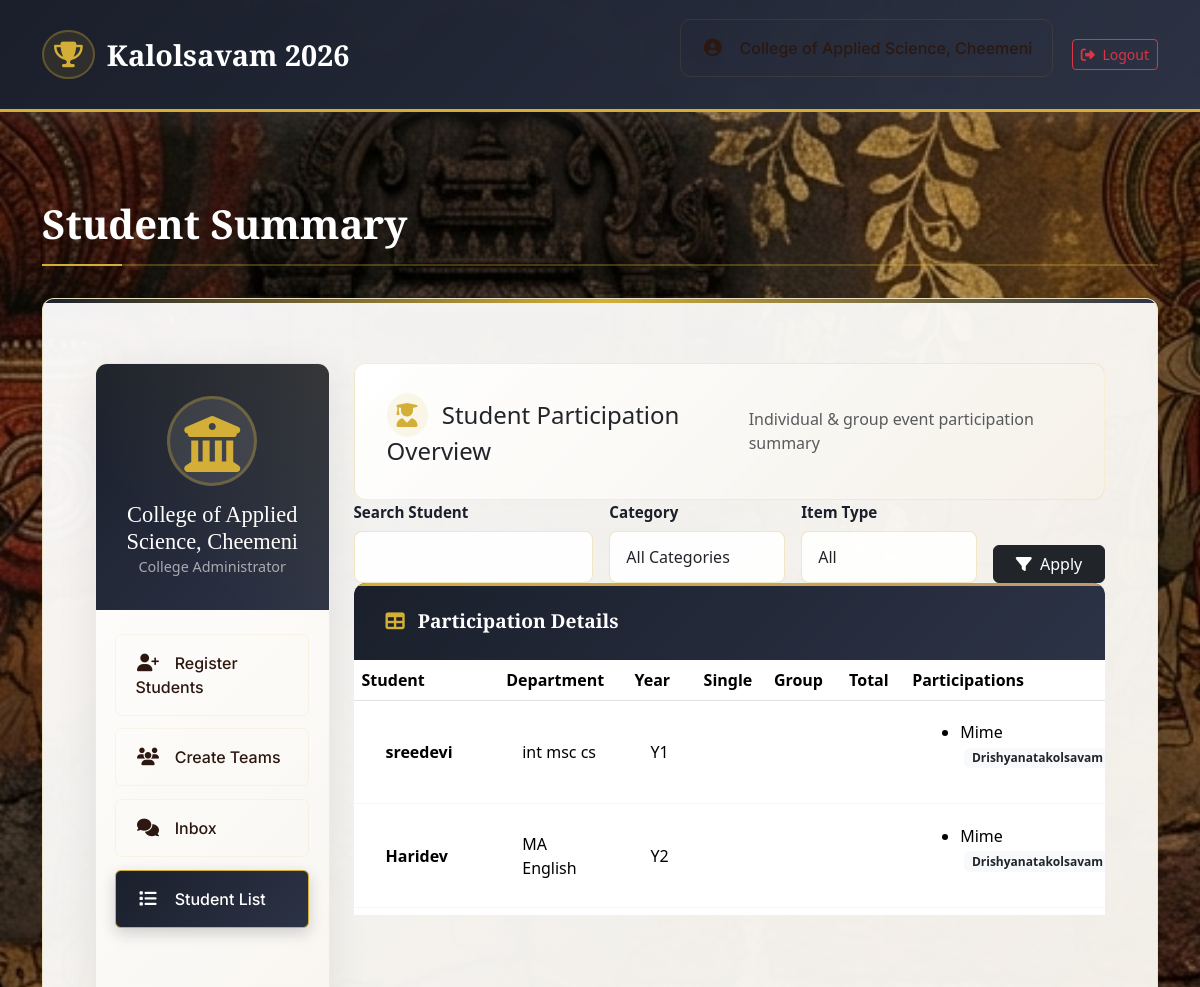
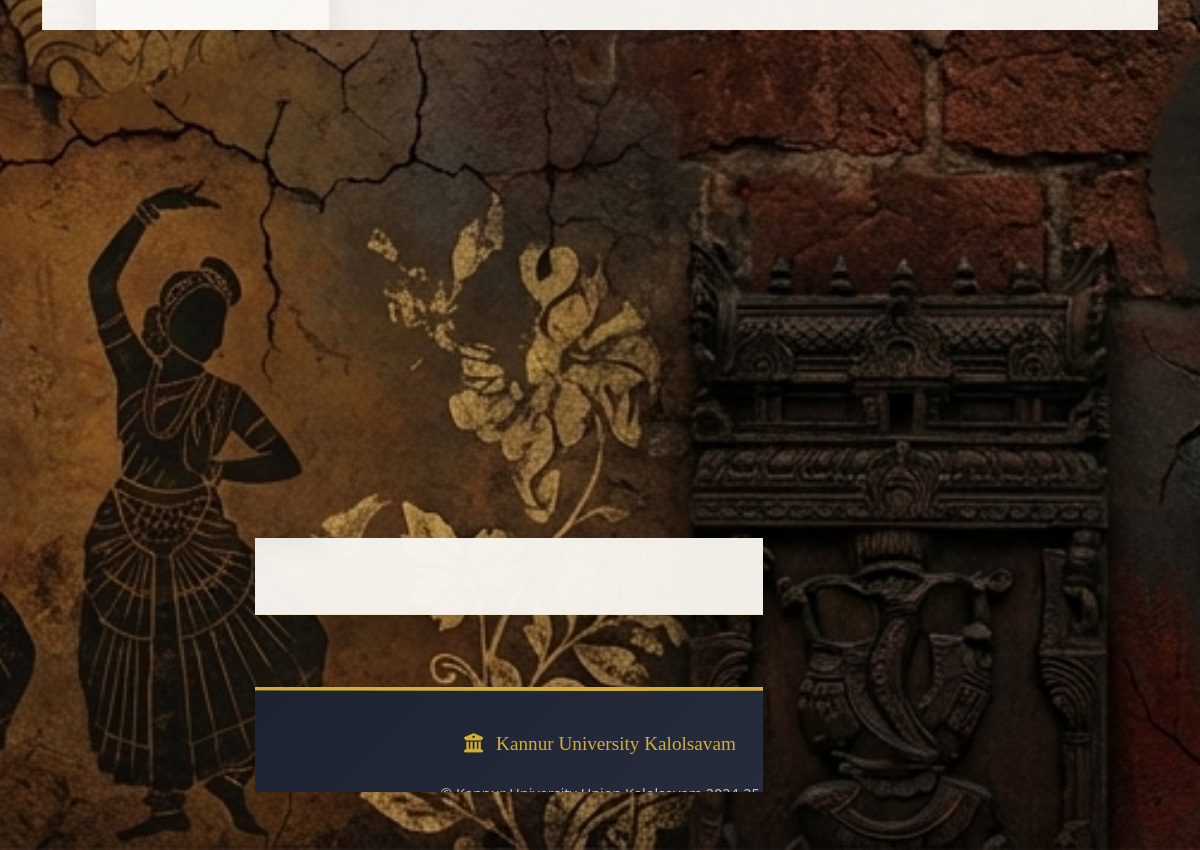
The app's page /college/student-summary/ (signed in) with its own data (2 pictures, top to bottom).
### accounts/models.py (models this page shows, shortened)
class College(models.Model):
    user = models.ForeignKey(   # 🔥 TEMP: NOT OneToOne
        settings.AUTH_USER_MODEL,
        on_delete=models.CASCADE,
        null=True,
        blank=True,
        related_name="colleges"
    )
    college_name = models.CharField(max_length=255)
    district = models.CharField(max_length=255)

class CustomUser(AbstractUser):
    ROLE_CHOICES = (
        ('college', 'College'),
        ('organizer', 'Organizer'),
        ('admin', 'Admin'),
    )
    role = models.CharField(max_length=20, choices=ROLE_CHOICES, default='college')
    college_name = models.CharField(max_length=255, blank=True, null=True)
    REQUIRED_FIELDS = ["email"]
    USERNAME_FIELD = "username"

class Student(models.Model):
    college = models.ForeignKey(College, on_delete=models.CASCADE)
    name = models.CharField(max_length=255)
    id_card = models.CharField(max_length=255)
    date_of_birth = models.DateField()
    department = models.CharField(max_length=255)
    year_of_joining = models.IntegerField()
    current_year = models.IntegerField()
    id_card_file = models.FileField(upload_to=student_upload_path, null=True, blank=True)

class Team(models.Model):
    college = models.ForeignKey(College, on_delete=models.CASCADE)
    item = models.ForeignKey(Item, on_delete=models.CASCADE)
    category = models.CharField(max_length=255)
    students = models.ManyToManyField(Student)
    created_at = models.DateTimeField(auto_now_add=True)

class Item(models.Model):
    name = models.CharField(max_length=255)
    numbers = models.PositiveIntegerField()
    category = models.CharField(max_length=255)
    max_participants = models.PositiveIntegerField(default=1)
    item_type = models.CharField(max_length=10, choices=[("single","single"),("group","group")])  # ← added

### accounts/views.py (the view)
# urls.py: path("college/student-summary/", views.student_summary, name="student_summary"),
@login_required
def student_summary(request):
    if request.user.role != "college":
        return redirect("home")
    college = get_object_or_404(College, user=request.user)
    q = request.GET.get("q", "").strip()
    category = request.GET.get("category", "").strip()
    item_type = request.GET.get("item_type", "").strip()
    students = Student.objects.filter(college=college)
    if q:
        students = students.filter(name__icontains=q)
    student_data = []
    for student in students:
        teams = student.team_set.select_related("item")
        if category:
            teams = teams.filter(item__category=category)
        if item_type:
            teams = teams.filter(item__item_type=item_type)
        single = teams.filter(item__item_type="single").count()
        group = teams.filter(item__item_type="group").count()
        if not teams.exists():
            continue
        student_data.append({
            "student": student,
            "single": single,
            "group": group,
            "total": single + group,
            "teams": teams,
        })
    return render(request, "college/student_summary.html", {
        "student_data": student_data,
        "categories": Item.objects.values_list("category", flat=True).distinct(),
        "selected_category": category,
        "selected_type": item_type,
        "q": q,
        "college": college,
    })

### accounts/context_processors.py (called while the page is built)
def site_settings(request):
    return {
        "setting": SiteSetting.objects.first()
    }

### accounts/templates/college/student_summary.html (shortened to what this page needs)
{% extends 'base.html' %}
{% load widget_tweaks %}
{% load static %}
{% block page_title_content %}
    Student Summary
{% endblock %}
{% block content %}
<div class="container-fluid py-4 college-dashboard">
    <div class="row">
        <div class="col-lg-3 col-md-4 mb-4">
            <div class="sidebar-card h-100">
                <div class="gradient-header text-center">
                    <i class="fas fa-university"></i>
                    <h5 class="text-white mb-0">
                        {{ college.college_name|default:user.username }}
                    </h5>
                    <p class="small opacity-75 mb-0">College Administrator</p>
                </div>
                <div class="nav-container">
                    <ul class="nav nav-pills flex-column">
                        <li class="nav-item">
                            <a class="nav-link {% if request.resolver_match.url_name == 'register_student' %}active{% endif %}"
                            href="{% url 'register_student' %}">
                                <i class="fas fa-user-plus"></i>
                                Register Students
                            </a>
                        </li>
                        <li class="nav-item">
                            <a class="nav-link {% if request.resolver_match.url_name == 'team_creation' %}active{% endif %}"
                            href="{% url 'team_creation' %}">
                                <i class="fas fa-users"></i>
                                Create Teams
                            </a>
                        </li>
                        <li class="nav-item">
                            <a class="nav-link {% if request.resolver_match.url_name == 'college_inbox' %}active{% endif %}"
                            href="{% url 'college_inbox' %}">
                                <i class="fas fa-comments"></i>
                                Inbox
                            </a>
                        </li>
                        <li class="nav-item">
                            <a class="nav-link {% if request.resolver_match.url_name == 'student_summary' %}active{% endif %}"
                            href="{% url 'student_summary' %}">
                                <i class="fas fa-list"></i>
                                Student List
                            </a>
                        </li>
                    </ul>
                </div>
            </div>
        </div>
        <div class="col-lg-9 col-md-8">
            <div class="main-header">
                <h4 class="mb-1">
                    <i class="fas fa-user-graduate me-2"></i>
                    Student Participation Overview
                </h4>
                <p class="text-muted mb-0">
                    Individual & group event participation summary
                </p>
            </div>
            <form method="get" class="filter-card">
                <div class="row g-3 align-items-end">
                    <div class="col-md-4">
                        <label class="form-label">Search Student</label>
                        <input type="text" name="q" value="{{ q }}" class="form-control">
                    </div>
                    <div class="col-md-3">
                        <label class="form-label">Category</label>
                        <select name="category" class="form-select">
                            <option value="">All Categories</option>
                        </select>
                    </div>
                    <div class="col-md-3">
                        <label class="form-label">Item Type</label>
                        <select name="item_type" class="form-select">
                            <option value="">All</option>
                        </select>
                    </div>
                    <div class="col-md-2 d-grid">
                        <button class="btn btn-dark">
                            <i class="fas fa-filter me-1"></i> Apply
                        </button>
                    </div>
                </div>
            </form>
            <div class="summary-card">
                <div class="card-header">
                    <i class="fas fa-table me-2"></i> Participation Details
                </div>
                <div class="table-responsive">
                    <table class="table pretty-table mb-0">
                        <thead>
                            <tr>
                                <th>Student</th>
                                <th>Department</th>
                                <th>Year</th>
                                <th class="text-center">Single</th>
                                <th class="text-center">Group</th>
                                <th class="text-center">Total</th>
                                <th>Participations</th>
                            </tr>
                        </thead>
                        <tbody>
                        {% for d in student_data %}
                            <tr>
                                <td class="fw-semibold">{{ d.student.name }}</td>
                                <td>{{ d.student.department }}</td>
                                <td class="text-center">Y{{ d.student.current_year }}</td>
                                <td class="text-center"><span class="badge badge-single">{{ d.single }}</span></td>
                                <td class="text-center"><span class="badge badge-group">{{ d.group }}</span></td>
                                <td class="text-center"><span class="badge badge-total">{{ d.total }}</span></td>
                                <td>
                                    {% if d.teams %}
                                        <ul class="participation-list">
                                            {% for t in d.teams %}
                                                <li>
                                                    {{ t.item.name }}
                                                    <span class="badge bg-light text-dark ms-1">
                                                        {{ t.item.category }} / {{ t.item.item_type }}
                                                    </span>
                                                </li>
                                            {% endfor %}
                                        </ul>
                                    {% else %}
                                        <span class="text-muted">No participation</span>
                                    {% endif %}
                                </td>
                            </tr>
                        {% empty %}
                            <tr>
                                <td colspan="7" class="text-center py-4 text-muted">
                                    No students found
                                </td>
                            </tr>
                        {% endfor %}
                        </tbody>
                    </table>
                </div>
            </div>
        </div>
    </div>
</div>
{% endblock %}

### accounts/templates/base.html (shortened to what this page needs)
{% load static %}
<!DOCTYPE html>
<html lang="en">
<head>
    <link href="https://cdn.jsdelivr.net/npm/bootstrap@5.3.2/dist/css/bootstrap.min.css" rel="stylesheet">
    <link rel="stylesheet" href="https://cdnjs.cloudflare.com/ajax/libs/font-awesome/6.5.0/css/all.min.css">
</head>
<body class="d-flex flex-column min-vh-100">
    <nav class="navbar navbar-expand-lg navbar-dark">
        <div class="container">
            <a class="navbar-brand" href="{% url 'home' %}">
                <i class="fas fa-trophy"></i>
                <span>Kalolsavam 2026</span>
            </a>
            <div class="collapse navbar-collapse" id="navbarNav">
                <ul class="navbar-nav ms-auto align-items-center">
                    {% if user.is_authenticated %}
                        <li class="nav-item me-3">
                            <span class="nav-link">
                                <i class="fas fa-user-circle" ></i>
                                {{ college.college_name|default:user.username }}
                            </span>
                        </li>
                        <li class="nav-item">
                            <a class="btn btn-outline-danger btn-sm" href="{% url 'logout' %}">
                                <i class="fas fa-sign-out-alt me-1"></i> Logout
                            </a>
                        </li>
                    {% else %}
                        <li class="nav-item">
                            <a class="btn btn-primary" href="{% url 'login' %}">
                                <i class="fas fa-sign-in-alt me-1"></i> Login
                            </a>
                        </li>
                    {% endif %}
                </ul>
            </div>
        </div>
    </nav>
    <main class="page-container flex-fill">
        <div class="container py-4">
            {% block page_title %}
                <h1 class="page-title">{% block page_title_content %}{% endblock %}</h1>
            {% endblock %}
            <div class="main-card">
                {% block content %}{% endblock %}
            </div>
        </div>
    </main>
    <footer class="mt-auto">
        <div class="container">
            <div class="footer-content">
                <div class="footer-logo">
                    <i class="fas fa-university me-2"></i>
                    Kannur University Kalolsavam
                </div>
                <div class="copyright">
                    © Kannur University Union Kalolsavam 2024-25
                    <br>
                    <small>Nehru Arts & Science College, Kanhangad</small>
                </div>
            </div>
        </div>
    </footer>
</body>
</html>

### records on screen
College: college_name "College of Applied Science, Cheemeni"
Student: student.name "sreedevi", student.department "int msc cs", student.current_year "1"
Team: item.name "Mime", item.category "Drishyanatakolsavam"
Student: student.name "Haridev", student.department "MA English", student.current_year "2"
Student: student.name "sunny", student.department "Bsc Physics", single "0", total "1"
Student: student.name "Sanoop s", student.department "CS", single "0", group "1", total "1"
Student: student.name "Niroop", student.department "Economics", student.current_year "4", single "0"
Student: student.name "Sanjeev PS", student.department "BA Economics", student.current_year "3", single "0", group "1", total "1"
Student: student.name "Nritha Narayanan", student.department "BSc Polymer Chemistry", single "1", group "0", total "1"
Team: item.name "Ottamthullal", item.category "Nritholsavam", item.item_type "single"
